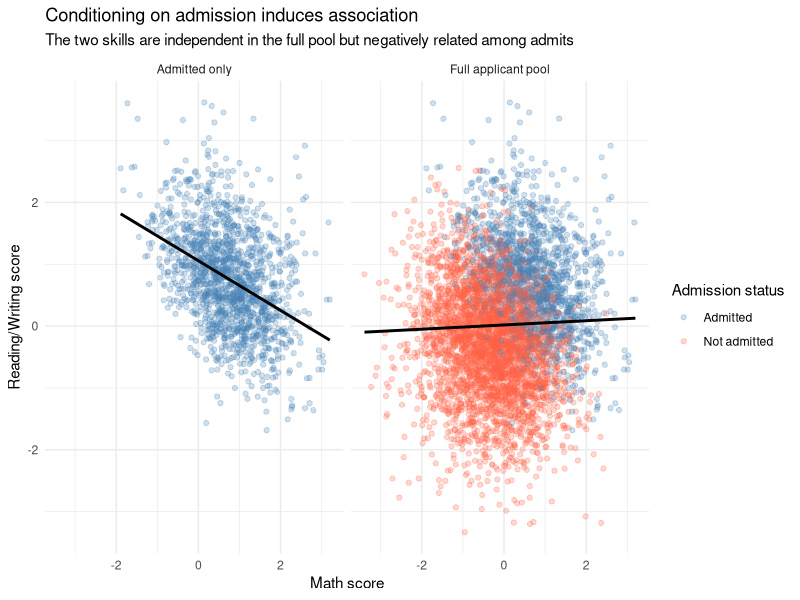
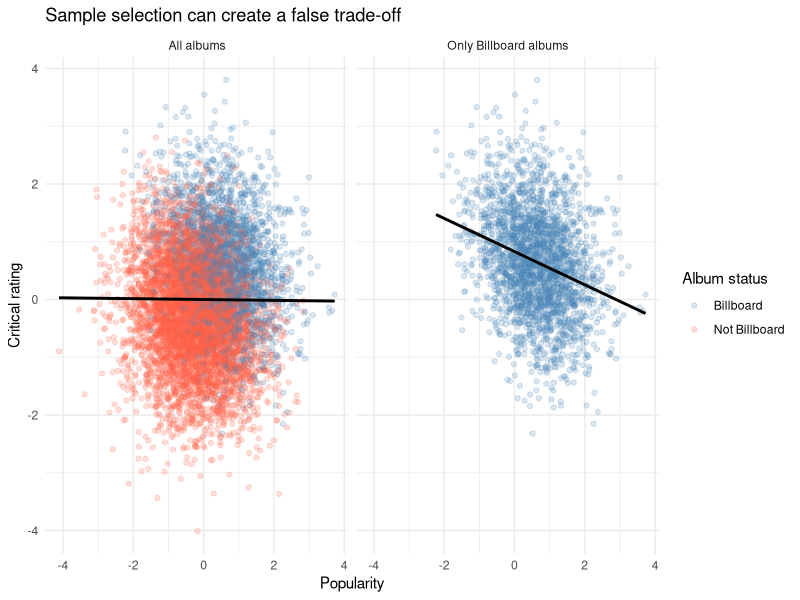
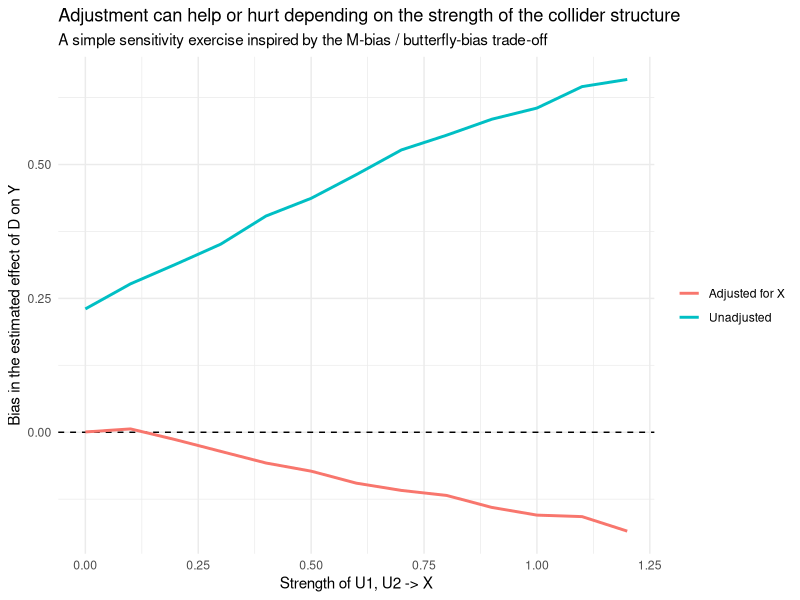

Write R code to recreate these figures, in order.
## ---- chunk 1
knitr::opts_chunk$set(
  echo = TRUE,
  warning = FALSE,
  message = FALSE,
  fig.width = 8,
  fig.height = 5
)

library(tidyverse)
library(knitr)

theme_set(theme_minimal())
set.seed(1234)
## ---- chunk 2
extract_term <- function(model, term) {
  s <- coef(summary(model))
  tibble(
    term = term,
    estimate = unname(s[term, "Estimate"]),
    std.error = unname(s[term, "Std. Error"])
  )
}
## ---- chunk 3
n <- 5000

math <- rnorm(n)
reading <- rnorm(n)
admission_score <- math + reading + rnorm(n, sd = 0.7)
admitted <- admission_score > quantile(admission_score, 0.70)

applicants <- tibble(
  math = math,
  reading = reading,
  admitted = admitted
)

applicants %>%
  summarise(
    corr_full = cor(math, reading),
    corr_admitted = cor(math[admitted], reading[admitted])
  ) %>%
  kable(digits = 3, caption = "Correlation before and after conditioning on the collider")
## ---- chunk 4
plot_df <- bind_rows(
  applicants %>%
    mutate(
      sample = "Full applicant pool",
      status = if_else(admitted, "Admitted", "Not admitted")
    ),
  applicants %>%
    filter(admitted) %>%
    mutate(
      sample = "Admitted only",
      status = "Admitted"
    )
)

ggplot(plot_df, aes(x = math, y = reading, color = status)) +
  geom_point(alpha = 0.25) +
  geom_smooth(aes(group = 1), method = "lm", se = FALSE, color = "black") +
  facet_wrap(~ sample) +
  scale_color_manual(values = c("Admitted" = "steelblue", "Not admitted" = "tomato")) +
  labs(
    title = "Conditioning on admission induces association",
    subtitle = "The two skills are independent in the full pool but negatively related among admits",
    x = "Math score",
    y = "Reading/Writing score",
    color = "Admission status"
  )
## ---- chunk 5
model_full <- lm(reading ~ math, data = applicants)
model_admitted <- lm(reading ~ math, data = filter(applicants, admitted))

bind_rows(
  extract_term(model_full, "math") %>% mutate(model = "Full applicant pool"),
  extract_term(model_admitted, "math") %>% mutate(model = "Admitted only")
) %>%
  select(model, estimate, std.error) %>%
  kable(digits = 3, caption = "Regression slope for reading on math")
## ---- chunk 6
n <- 8000

albums <- tibble(
  popularity = as.numeric(scale(rnorm(n))),
  critical_rating = as.numeric(scale(rnorm(n)))
) %>%
  mutate(
    billboard_score = 0.9 * popularity + 0.9 * critical_rating + rnorm(n, sd = 1),
    on_billboard = billboard_score > quantile(billboard_score, 0.70)
  )

albums %>%
  summarise(
    corr_full = cor(popularity, critical_rating),
    corr_billboard = cor(popularity[on_billboard], critical_rating[on_billboard])
  ) %>%
  kable(digits = 3, caption = "Popularity and critical rating in the full population vs. charted albums")
## ---- chunk 7
plot_albums <- bind_rows(
  albums %>%
    mutate(
      sample = "All albums",
      status = if_else(on_billboard, "Billboard", "Not Billboard")
    ),
  albums %>%
    filter(on_billboard) %>%
    mutate(
      sample = "Only Billboard albums",
      status = "Billboard"
    )
)

ggplot(plot_albums, aes(x = popularity, y = critical_rating, color = status)) +
  geom_point(alpha = 0.20) +
  geom_smooth(aes(group = 1), method = "lm", se = FALSE, color = "black") +
  facet_wrap(~ sample) +
  scale_color_manual(values = c("Billboard" = "steelblue", "Not Billboard" = "tomato")) +
  labs(
    title = "Sample selection can create a false trade-off",
    x = "Popularity",
    y = "Critical rating",
    color = "Album status"
  )
## ---- chunk 8
billboard_full <- lm(critical_rating ~ popularity, data = albums)
billboard_selected <- lm(critical_rating ~ popularity, data = filter(albums, on_billboard))

bind_rows(
  extract_term(billboard_full, "popularity") %>% mutate(model = "All albums"),
  extract_term(billboard_selected, "popularity") %>% mutate(model = "Only Billboard albums")
) %>%
  select(model, estimate, std.error) %>%
  kable(digits = 3, caption = "Estimated relationship between popularity and critical rating")
## ---- chunk 9
n <- 10000

attrition_df <- tibble(
  X = rnorm(n),
  D = rbinom(n, size = 1, prob = 0.5)
) %>%
  mutate(
    Y = 2 * D + 1.5 * X + rnorm(n),
    p_dropout = plogis(-0.5 + 0.9 * D + 0.9 * X),
    dropout = rbinom(n, size = 1, prob = p_dropout),
    observed = 1 - dropout
  )

attrition_df %>%
  summarise(
    retention_rate = mean(observed),
    retention_control = mean(observed[D == 0]),
    retention_treated = mean(observed[D == 1])
  ) %>%
  kable(digits = 3, caption = "Retention rates")
## ---- chunk 10
true_tau <- 2 # The true effect of D on Y in the data-generating process, computed from the simulation code above (Y = 2 * D + 1.5 * X + noise)

m_full <- lm(Y ~ D, data = attrition_df)
m_cc_naive <- lm(Y ~ D, data = filter(attrition_df, observed == 1))
m_cc_adjusted <- lm(Y ~ D + X, data = filter(attrition_df, observed == 1))

bind_rows(
  extract_term(m_full, "D") %>% mutate(model = "Full sample (no attrition problem)", true_effect = true_tau),
  extract_term(m_cc_naive, "D") %>% mutate(model = "Observed cases only", true_effect = true_tau),
  extract_term(m_cc_adjusted, "D") %>% mutate(model = "Observed cases + adjust for X", true_effect = true_tau)
) %>%
  mutate(bias = estimate - true_effect) %>%
  select(model, estimate, std.error, true_effect, bias) %>%
  kable(digits = 3, caption = "Attrition can open a collider path")
## ---- chunk 11
n <- 12000

proxy_df <- tibble(
  U = rnorm(n)
) %>%
  mutate(
    S = 0.8 * U + rnorm(n),
    W = 1.0 * S + 1.2 * U + rnorm(n),
    Q_pre = 1.0 * U + rnorm(n),
    T_post = 1.5 * S + 1.5 * U + rnorm(n, sd = 0.6)
  )
## ---- chunk 12
true_tau <- 1

m_naive <- lm(W ~ S, data = proxy_df)
m_oracle <- lm(W ~ S + U, data = proxy_df)
m_good_proxy <- lm(W ~ S + Q_pre, data = proxy_df)
m_bad_proxy <- lm(W ~ S + T_post, data = proxy_df)

bind_rows(
  extract_term(m_naive, "S") %>% mutate(model = "Naive: no controls", true_effect = true_tau),
  extract_term(m_oracle, "S") %>% mutate(model = "Oracle: control for true ability U", true_effect = true_tau),
  extract_term(m_good_proxy, "S") %>% mutate(model = "Good proxy: early test Q_pre", true_effect = true_tau),
  extract_term(m_bad_proxy, "S") %>% mutate(model = "Bad proxy: later test T_post", true_effect = true_tau)
) %>%
  mutate(bias = estimate - true_effect) %>%
  select(model, estimate, std.error, true_effect, bias) %>%
  kable(digits = 3, caption = "Good and bad proxies do very different things")
## ---- chunk 13
n <- 50000

m_df <- tibble(
  U1 = rnorm(n),
  U2 = rnorm(n)
) %>%
  mutate(
    X = 1.2 * U1 + 1.2 * U2 + rnorm(n),
    D = 1.0 * U1 + rnorm(n),
    Y = 3 * D + 1.0 * U2 + rnorm(n)
  )

m_unadjusted <- lm(Y ~ D, data = m_df)
m_adjusted <- lm(Y ~ D + X, data = m_df)

bind_rows(
  extract_term(m_unadjusted, "D") %>% mutate(model = "Unadjusted", true_effect = 3),
  extract_term(m_adjusted, "D") %>% mutate(model = "Adjusted for X", true_effect = 3)
) %>%
  mutate(bias = estimate - true_effect) %>%
  select(model, estimate, std.error, true_effect, bias) %>%
  kable(digits = 3, caption = "Pure M-bias: controlling for X can create bias")
## ---- chunk 14
simulate_tradeoff <- function(n = 30000,
                              m_strength = 0.0, # strength of the collider structure (U1, U2 -> X)
                              beta_x = 0.7, # strength of the confounding structure (X -> D)
                              alpha_x = 0.7, # strength of the confounding structure (X -> Y)
                              tau = 1.0) {
  U1 <- rnorm(n)
  U2 <- rnorm(n)

  X <- m_strength * U1 + m_strength * U2 + rnorm(n)
  D <- beta_x * X + 0.8 * U1 + rnorm(n)
  Y <- tau * D + alpha_x * X + 0.8 * U2 + rnorm(n)

  est_unadjusted <- coef(lm(Y ~ D))["D"]
  est_adjusted <- coef(lm(Y ~ D + X))["D"]

  tibble(
    m_strength = m_strength,
    model = c("Unadjusted", "Adjusted for X"),
    estimate = c(est_unadjusted, est_adjusted),
    true_effect = tau,
    bias = estimate - true_effect
  )
}
## ---- chunk 15
grid_vals <- seq(0, 1.2, by = 0.1)
tradeoff_results <- map_dfr(grid_vals, ~ simulate_tradeoff(beta_x = 0.7, alpha_x = 0.7, tau = 1, m_strength = .x))

tradeoff_results %>%
  kable(digits = 3, caption = "First rows of the trade-off simulation results")
## ---- chunk 16
ggplot(tradeoff_results, aes(x = m_strength, y = bias, color = model)) +
  geom_hline(yintercept = 0, linetype = 2) +
  geom_line(linewidth = 1) +
  labs(
    title = "Adjustment can help or hurt depending on the strength of the collider structure",
    subtitle = "A simple sensitivity exercise inspired by the M-bias / butterfly-bias trade-off",
    x = "Strength of U1, U2 -> X",
    y = "Bias in the estimated effect of D on Y",
    color = NULL
  )
